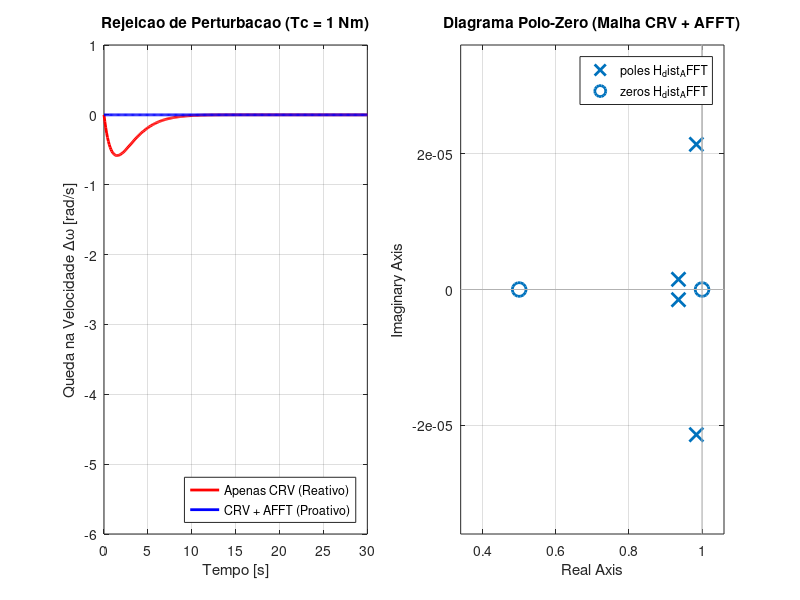

This chart was generated by the following MATLAB code:
%% TAREFA 1 - Questão 6: CRV com Ação Feed-Forward de Torque (AFFT)
clear; clc; close all;

%% 1. Parametros do Sistema
Ts = 0.1;
K_v = 1.0656; tau_v = 6.4751;
K_tc = -6.3248; tau_tc = 6.3248;

% Plantas Continuas
G_v_s = tf(K_v, [tau_v 1]);
G_tc_s = tf(K_tc, [tau_tc 1]);

% Plantas Discretas
G_v_z = c2d(G_v_s, Ts, 'zoh');
G_tc_z = c2d(G_tc_s, Ts, 'zoh');

[num_z, den_z] = tfdata(G_v_z, 'v');
b = num_z(2);
a = -den_z(2);

%% 2. Reconstruindo o Projeto do CRV (Alocacao de Polos - Item 4)
ts_alvo = 4.5;
polo_s = -3 / (ts_alvo); % Ajuste de 1a ordem
pd = exp(polo_s * Ts);

% Coeficientes do Controlador PI Discreto: C(z) = (q0*z + q1) / (z - 1)
% z^2 + (b*q0 - 1 - a)z + (a + b*q1) = z^2 - 2*pd*z + pd^2
q0 = (1 + a - 2*pd) / b;
q1 = (pd^2 - a) / b;
C_crv = tf([q0 q1], [1 -1], Ts);

%% 3. Projeto do Feed-Forward de Torque (AFFT)
% O controlador Feed-Forward ideal cancela o disturbio: C_ff = - G_tc / G_v
% Como o MATLAB lida perfeitamente com a divisao de FTs, vamos usar a 
% relacao exata discreta:
C_ff = minreal(-G_tc_z / G_v_z);

fprintf('--- Controlador Feed-Forward Projetado ---\n');
disp(C_ff);
% Vai notar que é praticamente um ganho constante de ~5.935 !

%% 4. Analise de Rejeicao de Perturbacao (Comparacao)
% Vamos injetar um degrau de perturbacao Tc = 1 Nm.

% 4.1 Apenas CRV (Solucao do Item 4)
% H_dist1 = G_tc / (1 + C_crv * G_v)
H_dist_CRV = G_tc_z / (1 + C_crv * G_v_z);

% 4.2 CRV + AFFT (Solucao do Item 6)
% Com o FF somado na saida do controlador, a nova FT de perturbacao é:
% H_dist2 = (G_tc + G_v * C_ff) / (1 + C_crv * G_v)
H_dist_AFFT = minreal((G_tc_z + G_v_z * C_ff) / (1 + C_crv * G_v_z));

% 5. Plotagem dos Resultados
figure('Name', 'Analise Feed-Forward (AFFT)', 'Position', [100 100 1000 500]);

t_sim = 0:Ts:30; % Simulando por 30 segundos
[y_crv, t] = step(H_dist_CRV, t_sim);
[y_afft, ~] = step(H_dist_AFFT, t_sim);

subplot(1,2,1);
plot(t, y_crv, 'r', 'LineWidth', 2); hold on;
plot(t, y_afft, 'b', 'LineWidth', 2);
title('Rejeicao de Perturbacao (Tc = 1 Nm)');
xlabel('Tempo [s]'); ylabel('Queda na Velocidade \Delta\omega [rad/s]');
legend('Apenas CRV (Reativo)', 'CRV + AFFT (Proativo)', 'Location', 'southeast');
grid on;
ylim([-6 1]);

subplot(1,2,2);
% Mostrando o Polos e Zeros do CRV+AFFT
pzmap(H_dist_AFFT);
title('Diagrama Polo-Zero (Malha CRV + AFFT)');
grid on;

fprintf('Conclusao Item 6: A malha CRV+AFFT suprime o disturbio quase que perfeitamente.\n');
